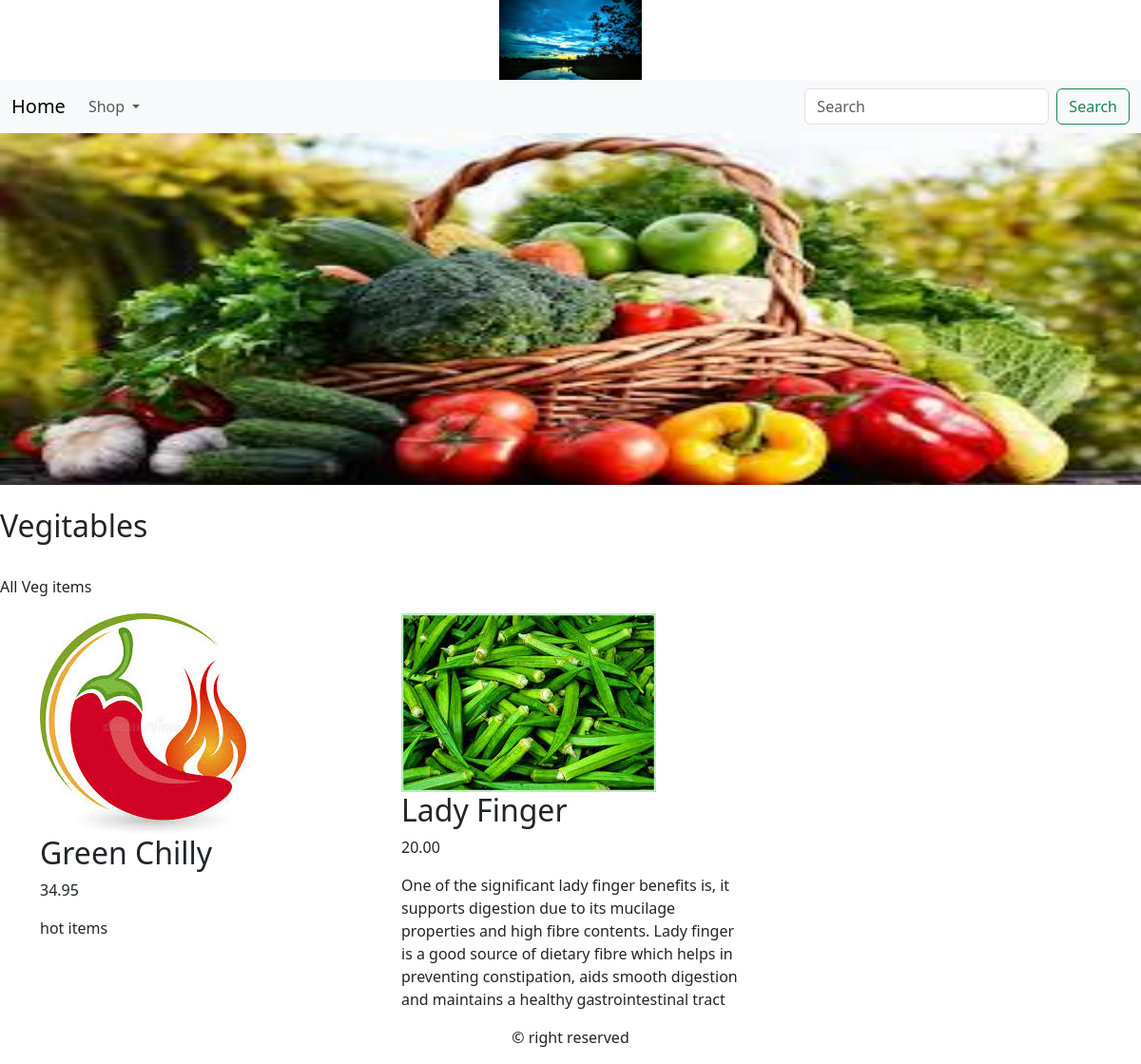
/shop/vegitables/, run on the app's committed database.
### Ecomapp/models.py (models this page shows, shortened)
class Category(models.Model):
    name = models.CharField(max_length=250,unique=True)
    slug = models.SlugField(max_length=250,unique=True)
    desc = models.TextField()
    image = models.ImageField(upload_to='category',blank=True)
    class Meta:
        ordering = ('name',)
        verbose_name = 'category'
        verbose_name_plural = 'categories'
    def get_url(self):
        return reverse('Ecomapp:products_by_cat',args=[self.slug])
    def __str__(self):
        return self.name

class Product(models.Model):
    name = models.CharField(max_length=250,unique=True)
    slug = models.SlugField(max_length=250,unique=True)
    desc = models.TextField()
    image = models.ImageField(upload_to='product',blank=True)
    price = models.DecimalField(max_digits=10,decimal_places=2)
    category = models.ForeignKey(Category,on_delete=models.CASCADE)
    stock = models.IntegerField()
    available = models.BooleanField(default=True)
    created = models.DateTimeField(auto_now_add=True)
    updated = models.DateTimeField(auto_now=True)
    class Meta:
        ordering = ('name',)
        verbose_name = 'product'
        verbose_name_plural = 'products'
    def get_url(self):
        return reverse('Ecomapp:ProdDetails',args=[self.category.slug,self.slug])

### Ecomapp/views.py (the view)
# urls.py: path('',views.AllProdCat,name='AllProdCat'),
def AllProdCat(request,c_slug=None):
    products = None
    c_page = None
    if c_slug != None:
        c_page = get_object_or_404(Category,slug=c_slug)
        products = Product.objects.all().filter(category=c_page,available=True)
    else:
        products = Product.objects.all().filter(available=True)
    return render(request,'category.html',{'category':c_page,'products':products})

### Ecomapp/context_processors.py (called while the page is built)
def get_links(request):
    links = Category.objects.all()
    print(links)
    return dict(links=links)

### Ecomapp/templates/category.html (shortened to what this page needs)
{% extends 'base.html' %}
{% load static %}
{% block content %}
<div>
    {% if category %}
        <img src="{{category.image.url}}" alt="{{category.name}}" style="width:100%;height:370px;">
</div>
<br>
<div>
    <h2>{{category.name}}</h2><br>
    <p>{{category.desc}}</p>
</div>
{% endif %}
<div>
    <div class="container">
        <div class="row">
            {% for product in products %}
            <div class="col-md-4">
                <div>
                    <div>
                        <a href="{{product.get_url}}"><img src="{{product.image.url}}" alt="{{product.name}}"></a>
                        <div>
                            <h2>{{product.name }}</h2>
                            <p>{{product.price}}</p>
                            <p>{{product.desc}}</p>
                        </div>
                    </div>
                </div>
            </div>
            {% endfor %}
            </div>
        </div>
</div>
{% endblock %}

### data on the page
Category: image (picture), name "Vegitables", desc "All Veg items"
Product: image (picture), name "Green Chilly", price "34.95", desc "hot items"
Product: image (picture), name "Lady Finger", price "20.00", desc "One of the significant lady finger benefits is, it supports digestion due to its mucilage properties and high fibre contents. Lady finger is a good source of dietary fibre which helps in preventing constipation, aids smooth digestion and maintains a healthy gastrointestinal tract"
